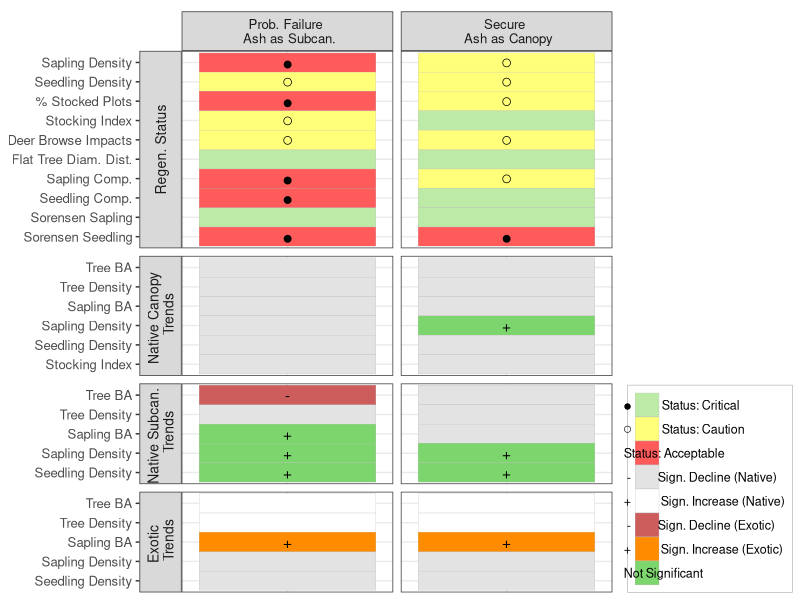
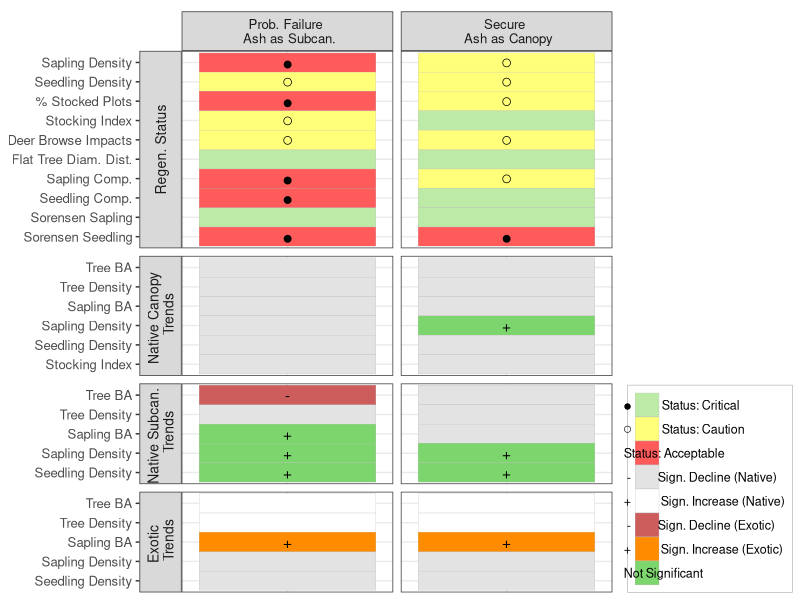

The R script that drew these images, in order:
library(tidyverse)

reg_stat <- read.csv("./results/20220325/results_for_Fig2_ash_subcan.csv") %>% 
  filter(park == "GETT") %>% mutate(type = "Prob. Failure \n Ash as Subcan.")
reg_stat_frax <- read.csv("./results/20220325/results_for_Fig2_ash_as_can.csv") %>% 
  mutate(type = "Secure \n Ash as Canopy")

names(reg_stat)
names(reg_stat_frax)

reg_comb <- rbind(reg_stat, reg_stat_frax) %>% arrange(desc(type), order)
#reg_comb$type_ord <- reorder(reg_comb$type, desc(reg_comb$type))
head(reg_comb)

reg_comb$park_reggrp[reg_comb$park_reggrp %in% "Sec."] <- "Secure"
reg_comb$labels[reg_comb$labels == "Seedling Composition"] <- "Seedling Comp."
reg_comb$labels[reg_comb$labels == "Sapling Composition"] <- "Sapling Comp."

reg_comb$label_order <- factor(reg_comb$labels, 
                               levels = c("Tree BA", "Tree Density", "Sapling BA", "Sapling Density", "Seedling Density", 
                                          "% Stocked Plots", "Stocking Index","Deer Browse Impacts", "Flat Tree Diam. Dist.",
                                          "Sapling Comp.", "Seedling Comp.", 
                                          "Sorensen Sapling", "Sorensen Seedling"))

reg_comb2 <- reg_comb %>% filter(metgrp != "Total") %>% 
             mutate(metgrp = case_when(metgrp == 'Status' ~ "Regen. Status",
                                       metgrp == 'Native Canopy' ~ 'Native Canopy \n Trends',
                                       metgrp == 'Native Subcan.' ~ 'Native Subcan. \n Trends',
                                       metgrp == 'Exotic' ~ 'Exotic \n Trends'
             ))

reg_comb2$metgrp <- factor(reg_comb2$metgrp, levels = c("Regen. Status",  "Native Canopy \n Trends", "Native Subcan. \n Trends",
                                                        "Exotic \n Trends"))
#reg_comb$type <- reorder(reg_comb$type, desc(reg_comb$type))
head(reg_comb)

#write.csv(reg_comb, "./results/20220325/results_for_Fig2_ash_can_nocan.csv", row.names = F)

results_plot <- 
  ggplot(reg_comb2, aes(x = type, y = label_order))+
  geom_tile(aes(fill = sign), color = 'grey')+
  geom_text(aes(label = case_when(sign == "critical" ~ "●",
                                  sign == "caution" ~ "○",
                                  sign == "signdec_bad" ~ "-",
                                  sign == "signinc_bad" ~ "+", 
                                  sign == "signdec_good" ~ "-",
                                  sign == "signinc_good" ~ "+", 
                                  TRUE ~ "")))+
  facet_grid(metgrp ~ type, scales = 'free', space = 'free', switch = "y")+
  scale_fill_manual(values = c('critical' = "#FF5B5B", 
                               'caution' = "#FFFF79",
                               'acceptable' = '#BDEBA7',
                               "signdec_bad" = "#CD5C5C", 
                               "signinc_good" = "#7DD66D", #"#228B22",
                               "signdec_good" = "#6DA6D6", 
                               "signinc_bad" = "#FF8C00",
                               "nonsign" = "#E3E3E3", "notmod" = "white"),
                    labels = c("●          Status: Critical",
                               "○          Status: Caution",
                               "Status: Acceptable",
                               " -         Sign. Decline (Native)",
                               "+          Sign. Increase (Native)",
                               " -         Sign. Decline (Exotic)",
                               "+          Sign. Increase (Exotic)",
                               "Not Significant",
                               "Not Modeled"),
                    name = NULL)+
  scale_x_discrete(position = 'top')+
  scale_y_discrete(limits = rev)+
  theme_bw()+
  theme(axis.text.x = element_blank(),#(angle = 90),
        axis.ticks.x = element_blank(),
        axis.text = element_text(size = 9.5),
        strip.text.y = element_text(size = 10),
        strip.text.x = element_text(size = 9.5),
        text = element_text(size = 9),
        #strip.placement = 'outside',
        legend.spacing.x = unit(0.5, 'cm'),
        legend.position = 'right', legend.justification = 'bottom',
        legend.title = element_text(size = 9), 
        legend.text = element_text(size = 9, margin = margin(l = -0.9, unit = 'cm')),
        legend.background = element_rect(color = "#B9B9B9", size = 0.25))+
  labs(x = NULL, y = NULL)+ 
  guides(fill = guide_legend(ncol = 1, # byrow = FALSE, 
                             hjust = 1))

results_plot

ggsave('./results/20220325/results_grid_symbols_GETT.svg', height = 8, width = 6, units = 'in')
